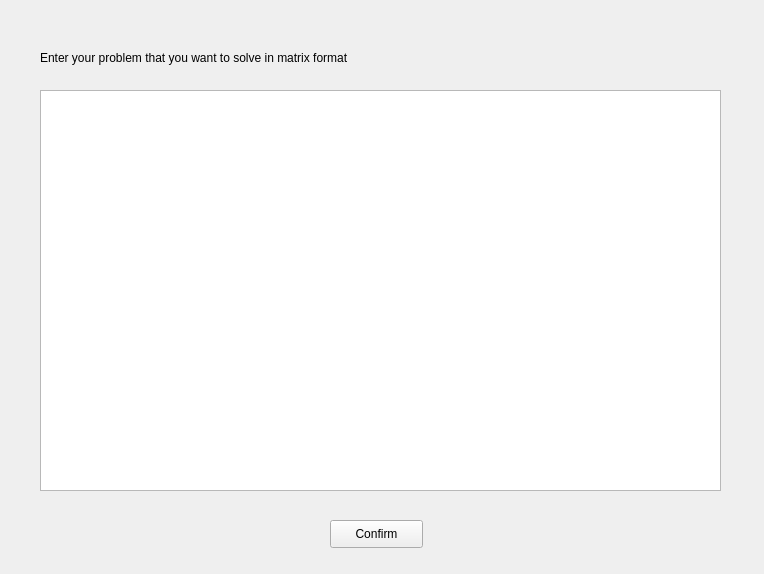
<?xml version="1.0" encoding="UTF-8"?>
<ui version="4.0">
 <class>ProblemWindow</class>
 <widget class="QMainWindow" name="ProblemWindow">
  <property name="geometry">
   <rect>
    <x>0</x>
    <y>0</y>
    <width>764</width>
    <height>574</height>
   </rect>
  </property>
  <property name="windowTitle">
   <string>Enter Problem</string>
  </property>
  <widget class="QWidget" name="centralwidget">
   <widget class="QTextBrowser" name="textBrowser">
    <property name="geometry">
     <rect>
      <x>40</x>
      <y>90</y>
      <width>681</width>
      <height>401</height>
     </rect>
    </property>
   </widget>
   <widget class="QPushButton" name="ConfirmProblemButton">
    <property name="geometry">
     <rect>
      <x>330</x>
      <y>520</y>
      <width>93</width>
      <height>28</height>
     </rect>
    </property>
    <property name="text">
     <string>Confirm</string>
    </property>
   </widget>
   <widget class="QLabel" name="label">
    <property name="geometry">
     <rect>
      <x>40</x>
      <y>50</y>
      <width>341</width>
      <height>16</height>
     </rect>
    </property>
    <property name="text">
     <string>Enter your problem that you want to solve in matrix format</string>
    </property>
   </widget>
  </widget>
 </widget>
 <resources/>
 <connections/>
</ui>
